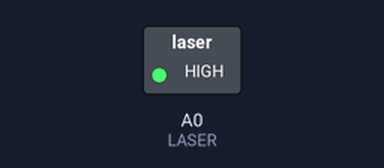
Simulated run of this sketch. Board: Arduino Uno, built with avr-gcc and run on an emulated ATmega328P. On the bench: switched loads named in the sketch (green lamp = pin HIGH). Dashed ring = blinking.

Above: at 0.2 s.
Timing chart, 0 to 3.0 s (numbered marks = the images above):
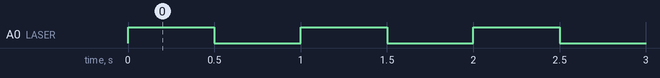

The sketch:

LaserTester.ino
```cpp
#define LASER A0

void setup() {
  pinMode(LASER, OUTPUT);
}

void loop() {
  digitalWrite(LASER, HIGH);
  delay(500);
  digitalWrite(LASER, LOW);
  delay(500);
}
```

Measured:
- by itself, A0 (LASER): alternates HIGH for 0.50 s and LOW for 0.50 s
